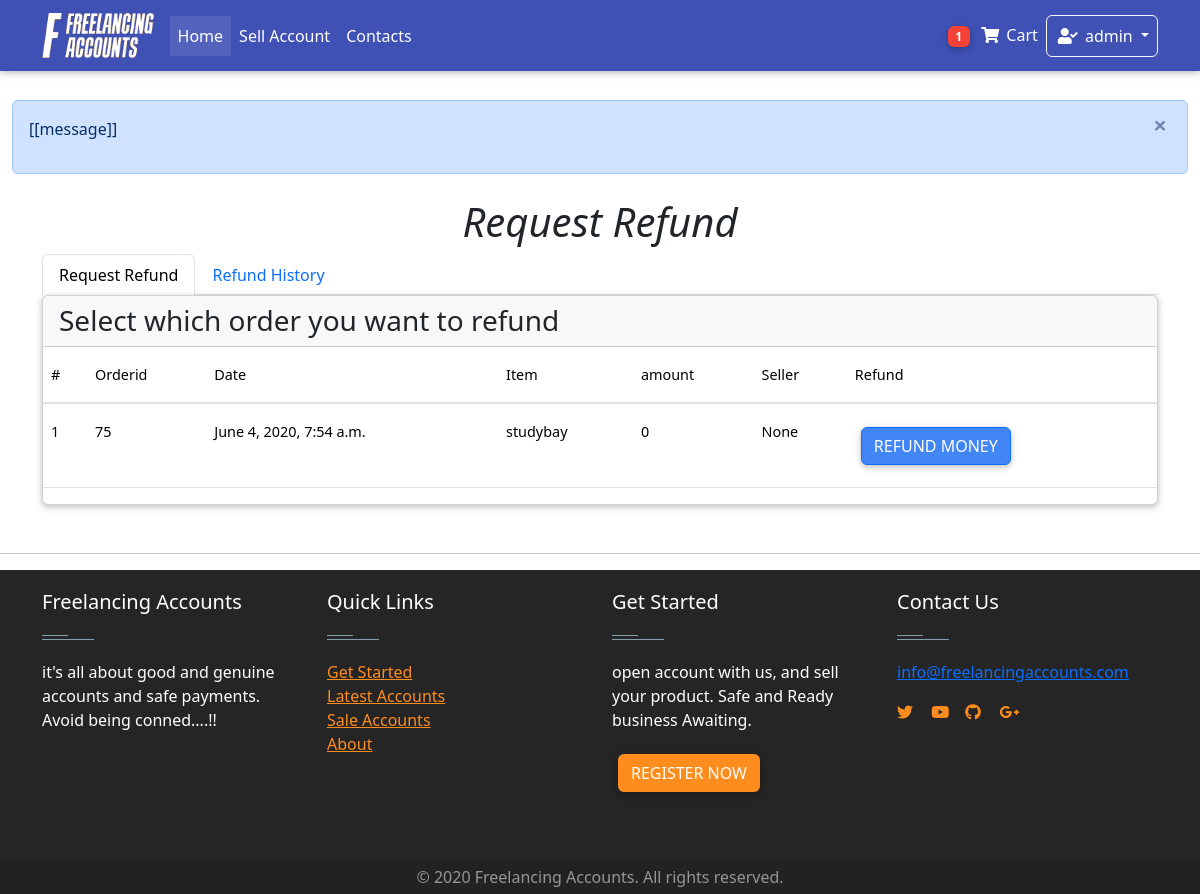
The app's page /dashboard/refund/ (signed in), older data.
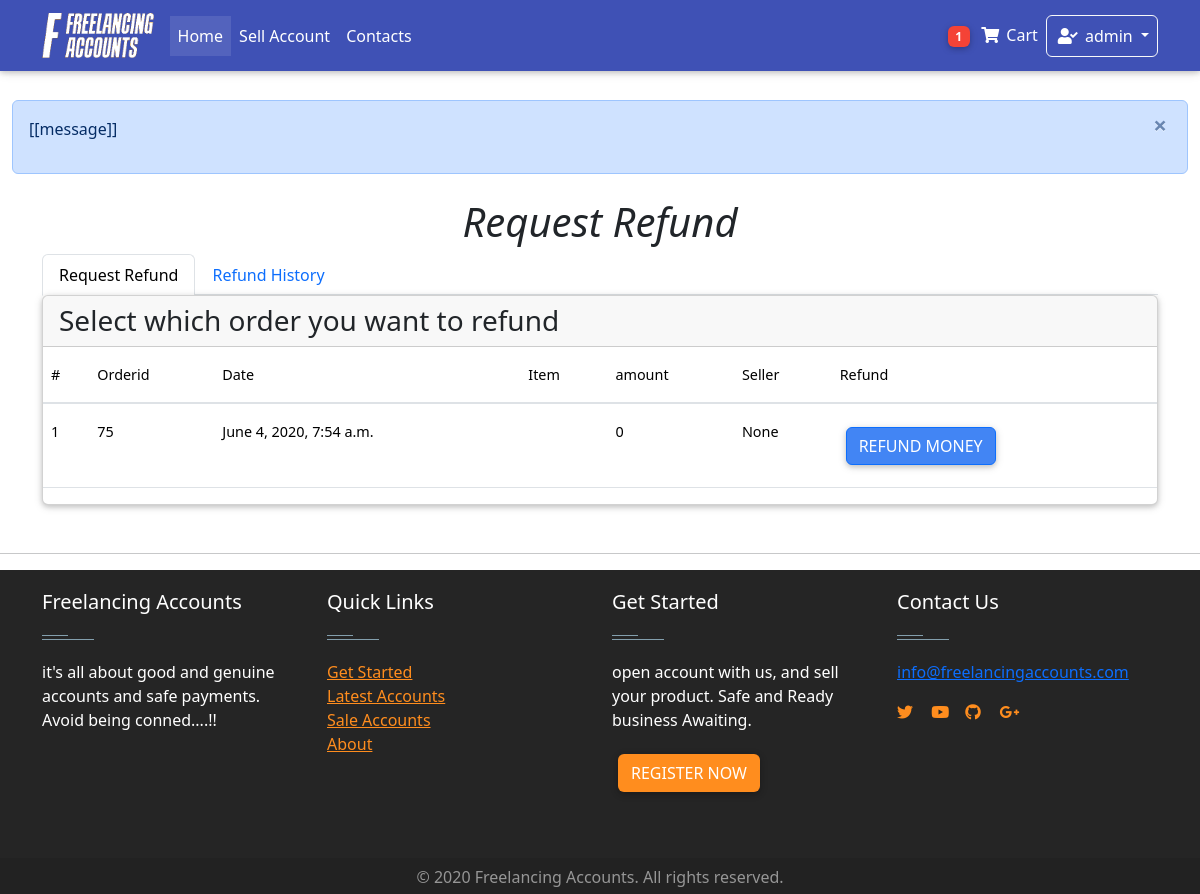
The same page, newer data.
### Home/models.py (models this page shows, shortened)
class Order(models.Model):
    user = models.ForeignKey(settings.AUTH_USER_MODEL,on_delete = models.CASCADE)
    items = models.ManyToManyField(OrderItem)
    start_date = models.DateField(auto_now_add = True)
    ordered_date = models.DateTimeField()
    ordered = models.BooleanField(default = False)
    seller = models.ForeignKey(settings.AUTH_USER_MODEL,on_delete = models.CASCADE, related_name="user", blank=True, null = True)
    amount = models.IntegerField(default=0.0)
    released = models.BooleanField(default=False)
    refund = models.BooleanField(default=False)
    billing_address = models.ForeignKey(
        "BillingAddress", on_delete = models.SET_NULL, blank = True, null = True)

class OrderItem(models.Model):
    user = models.ForeignKey(settings.AUTH_USER_MODEL,on_delete = models.CASCADE)
    item = models.ForeignKey(Item, on_delete = models.CASCADE)
    quantity = models.IntegerField(default= 1)
    ordered = models.BooleanField(default = False)

class Item(models.Model):
    created_by = models.ForeignKey(settings.AUTH_USER_MODEL,on_delete = models.CASCADE,blank = True, null = True, editable = False)
    created_at = models.DateTimeField(auto_now_add= True, blank = True, null = True )
    title = models.CharField(max_length = 100)
    price = models.FloatField(default = 0.0)
    discountprice = models.FloatField(blank= True, null = True)
    category = models.CharField(choices = Category_choices, max_length=2)
    label = models.CharField(choices = Label_choices, max_length=1)
    Level = models.CharField(choices = Level_choices, max_length = 15 ,blank= True, null = True)
    finished_orders = models.IntegerField(default = 1)
    rating = models.IntegerField(default = 50 )
    Reviews =models.IntegerField( default = 1)
    profile = models.CharField( max_length = 20)
    description = models.TextField()
    diplay_pic = models.ImageField(upload_to = "display_pics/%Y%m%d/", max_length =255 )
    contact = models.CharField(max_length=15 ,null = True,blank= True)
    sold = models.BooleanField(default=False)

### dashboard/views.py (the view)
# urls.py: path("refund/", views.RefundView.as_view(), name = "refund"),
class RefundView(generic.ListView):
    model = Order
    template_name = "dashboard/refund.html"
    def get_queryset(self):
        queryset =  super(RefundView, self).get_queryset()
        queryset = queryset.filter(user = self.request.user, ordered= True, refund=False, released =False)
        return queryset
    def get_context_data(self, **kwargs):
        context = super(RefundView, self).get_context_data(**kwargs)
        refund = Refund.objects.filter(user = self.request.user).order_by("-date")
        context["refund"] = refund
        return context

### Home/templatetags/cart_template_tags.py (called while the page is built)
@register.filter
def cart_item_count(user):
    if user.is_authenticated:
        qs = Order.objects.filter(user = user, ordered = False)
        if qs.exists():
            return qs[0].items.count()
    return 0

@register.filter
def account_cash(user):
    if user.is_authenticated:
        qs = AccountsModel.objects.get(user= user)
        amount= qs.amount
        return amount

### Home/templatetags/login_tag.py (called while the page is built)
@register.inclusion_tag('logins/login_form.html')
def login_form_tag(current_page=None):
    return {'loginform': LoginForm(),
            'redirect_to': current_page}

### Home/templates/dashboard/refund.html (shortened to what this page needs)
<!DOCTYPE html>
{% extends 'base.html'%}
{% block content%}
<Main class="container">
    <h1 class="text-center "> <i> Request Refund </i></h1>
  <ul class="nav nav-tabs md-tabs " id="myTabMD" role="tablist">
    <li class="nav-item">
      <a class="nav-link active" id="home-tab-md" data-toggle="tab" href="#home-md" role="tab" aria-controls="home-md"
        aria-selected="true">Request Refund</a>
    </li>
    <li class="nav-item">
      <a class="nav-link" id="profile-tab-md" data-toggle="tab" href="#profile-md" role="tab" aria-controls="profile-md"
        aria-selected="false">  Refund History  </a>
    </li>
  </ul>
  <div class="tab-content " id="myTabContentMD">
    <div class="tab-pane fade show active" id="home-md" role="tabpanel" aria-labelledby="home-tab-md">
      <div class="card">
        <h3 class="card-header"> Select which order you want to refund</h3>
        <div class="table-responsive  text-nowrap">
            <table class="table table-hover ">
              <thead>
                <tr>
                  <th>#</th>
                  <th>Orderid</th>
                  <th>Date</th>
                  <th>Item</th>
                  <th>amount</th>
                  <th>Seller</th>
                  <th>Refund</th>
                </tr>
              </thead>
              <tbody>
               {% for object in object_list%}
                <tr style="height:min-content">
                  <th scope="row">{{forloop.counter}}</th>
                  <td>{{ object.id }}</td>
                  <td>{{ object.ordered_date }}</td>
                  <td>
                    {% for obj in object.items.all %}
                    <p> {{ obj.item.title }} </p>
                  {% endfor %}
                  </td>
                  <td>{{ object.amount }}</td>
                  <td>{{ object.seller }}</td>
                  <td>
                    <button id="btn"  class="btn btn-primary" onclick="refund(this);" data-toggle="modal" data-target="#modalRegisterForm">Refund Money</button>
                  </td>
                </tr>
                {% empty %}
                <tr>
                  <th scope="row"></th>
                  <td colspan="5"> You have no previous orders to refund you Money </td>
                </tr>
                {% endfor %}
              </tbody>
            </table>
          </div>
    </div>
    </div>
  </div>
</Main>
<hr class="mt-5">
{% endblock %}

Row changes from the older to the newer data that the page shows:
removed OrderItem: item "studybay"
